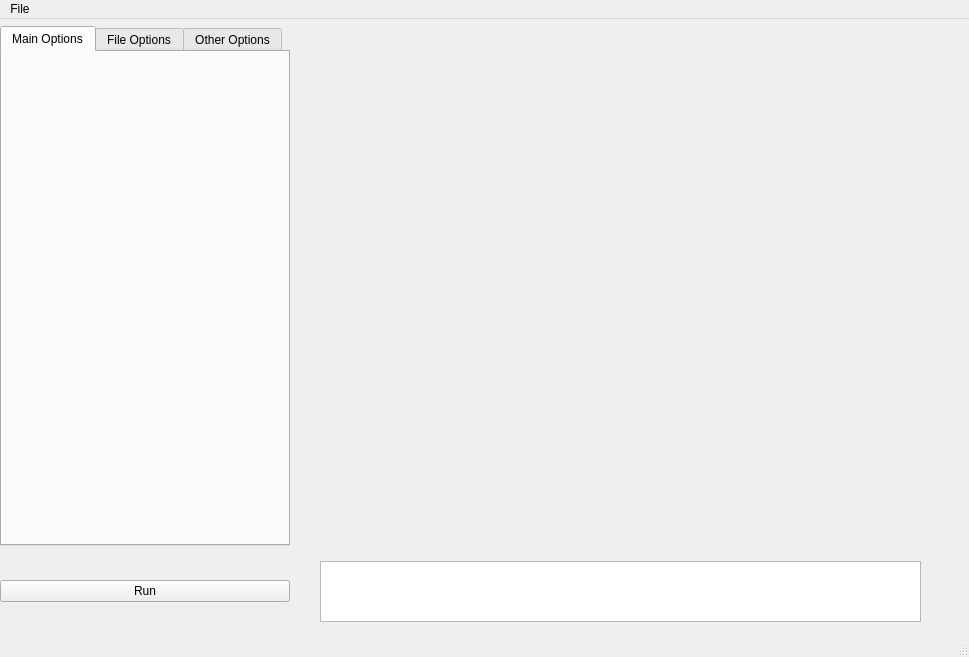
<?xml version="1.0" encoding="UTF-8"?>
<ui version="4.0">
 <class>MainWindow</class>
 <widget class="QMainWindow" name="MainWindow">
  <property name="geometry">
   <rect>
    <x>0</x>
    <y>0</y>
    <width>969</width>
    <height>657</height>
   </rect>
  </property>
  <property name="windowTitle">
   <string>MainWindow</string>
  </property>
  <widget class="QWidget" name="centralwidget">
   <widget class="QWidget" name="layoutWidget">
    <property name="geometry">
     <rect>
      <x>0</x>
      <y>0</y>
      <width>921</width>
      <height>610</height>
     </rect>
    </property>
    <layout class="QGridLayout" name="gridLayout">
     <property name="horizontalSpacing">
      <number>30</number>
     </property>
     <property name="verticalSpacing">
      <number>8</number>
     </property>
     <item row="0" column="0">
      <widget class="QTabWidget" name="option_tab">
       <property name="sizePolicy">
        <sizepolicy hsizetype="Fixed" vsizetype="Fixed">
         <horstretch>0</horstretch>
         <verstretch>0</verstretch>
        </sizepolicy>
       </property>
       <property name="minimumSize">
        <size>
         <width>200</width>
         <height>520</height>
        </size>
       </property>
       <property name="maximumSize">
        <size>
         <width>300</width>
         <height>520</height>
        </size>
       </property>
       <property name="currentIndex">
        <number>0</number>
       </property>
       <widget class="QWidget" name="main_opts">
        <attribute name="title">
         <string>Main Options</string>
        </attribute>
       </widget>
       <widget class="QWidget" name="file_opts">
        <property name="maximumSize">
         <size>
          <width>16777215</width>
          <height>16777215</height>
         </size>
        </property>
        <attribute name="title">
         <string>File Options</string>
        </attribute>
        <widget class="QPlainTextEdit" name="dir_path">
         <property name="geometry">
          <rect>
           <x>10</x>
           <y>20</y>
           <width>151</width>
           <height>31</height>
          </rect>
         </property>
         <property name="toolTip">
          <string>data is stored in directory DIR</string>
         </property>
         <property name="plainText">
          <string>./</string>
         </property>
        </widget>
        <widget class="QLabel" name="label">
         <property name="geometry">
          <rect>
           <x>10</x>
           <y>0</y>
           <width>59</width>
           <height>15</height>
          </rect>
         </property>
         <property name="text">
          <string>Data Dir</string>
         </property>
        </widget>
        <widget class="QLabel" name="label_2">
         <property name="geometry">
          <rect>
           <x>10</x>
           <y>60</y>
           <width>59</width>
           <height>15</height>
          </rect>
         </property>
         <property name="text">
          <string>Psifile</string>
         </property>
        </widget>
        <widget class="QPlainTextEdit" name="psi_path">
         <property name="geometry">
          <rect>
           <x>10</x>
           <y>80</y>
           <width>151</width>
           <height>31</height>
          </rect>
         </property>
         <property name="toolTip">
          <string>&lt;html&gt;&lt;head/&gt;&lt;body&gt;&lt;p&gt;the wavefunction is read FILE rather than from ./psi. The string FILE may be a relative or a full path-name &lt;/p&gt;&lt;/body&gt;&lt;/html&gt;</string>
         </property>
         <property name="plainText">
          <string/>
         </property>
        </widget>
        <widget class="QPlainTextEdit" name="pes_path">
         <property name="geometry">
          <rect>
           <x>10</x>
           <y>140</y>
           <width>151</width>
           <height>31</height>
          </rect>
         </property>
         <property name="toolTip">
          <string>&lt;html&gt;&lt;head/&gt;&lt;body&gt;&lt;p&gt;the PES is read from FILE rather than from ./oper. The string FILE may be a relative or a full path-name.&lt;/p&gt;&lt;/body&gt;&lt;/html&gt;</string>
         </property>
         <property name="plainText">
          <string/>
         </property>
        </widget>
        <widget class="QLabel" name="label_3">
         <property name="geometry">
          <rect>
           <x>10</x>
           <y>120</y>
           <width>59</width>
           <height>15</height>
          </rect>
         </property>
         <property name="text">
          <string>PES file</string>
         </property>
        </widget>
        <widget class="QPlainTextEdit" name="out_path">
         <property name="geometry">
          <rect>
           <x>10</x>
           <y>440</y>
           <width>151</width>
           <height>31</height>
          </rect>
         </property>
         <property name="toolTip">
          <string>The ouput is written to file FILE.pl rather than to ./surface.pl \n                            The string FILE may be a relative or a full path-name.</string>
         </property>
         <property name="plainText">
          <string>surface </string>
         </property>
        </widget>
        <widget class="QLabel" name="label_4">
         <property name="geometry">
          <rect>
           <x>10</x>
           <y>420</y>
           <width>71</width>
           <height>16</height>
          </rect>
         </property>
         <property name="text">
          <string>Output File</string>
         </property>
        </widget>
        <widget class="QLabel" name="label_5">
         <property name="geometry">
          <rect>
           <x>10</x>
           <y>370</y>
           <width>71</width>
           <height>16</height>
          </rect>
         </property>
         <property name="text">
          <string>Output Dir</string>
         </property>
        </widget>
        <widget class="QPlainTextEdit" name="out_dir">
         <property name="geometry">
          <rect>
           <x>10</x>
           <y>390</y>
           <width>151</width>
           <height>31</height>
          </rect>
         </property>
         <property name="toolTip">
          <string>The output is written to directory DIR. \n                            This is useful, \n                            if one has no right to write to the name directory. \n                            The directory DIR must exist. \n                            The string DIR may be a relative or a full path-name.</string>
         </property>
         <property name="plainText">
          <string/>
         </property>
        </widget>
       </widget>
       <widget class="QWidget" name="flag_tab">
        <property name="minimumSize">
         <size>
          <width>0</width>
          <height>0</height>
         </size>
        </property>
        <property name="locale">
         <locale language="C" country="AnyCountry"/>
        </property>
        <attribute name="title">
         <string>Other Options</string>
        </attribute>
        <widget class="QCheckBox" name="lshowpsi">
         <property name="geometry">
          <rect>
           <x>20</x>
           <y>20</y>
           <width>85</width>
           <height>21</height>
          </rect>
         </property>
         <property name="toolTip">
          <string>Only the OPER file is read, i.e. no wavefunction plotting.</string>
         </property>
         <property name="layoutDirection">
          <enum>Qt::LeftToRight</enum>
         </property>
         <property name="text">
          <string>lshowpsi</string>
         </property>
        </widget>
        <widget class="QCheckBox" name="lnopes">
         <property name="geometry">
          <rect>
           <x>20</x>
           <y>50</y>
           <width>85</width>
           <height>21</height>
          </rect>
         </property>
         <property name="toolTip">
          <string>The OPER file is not read, no potential plotting, no dia-&gt;ad trafo.</string>
         </property>
         <property name="text">
          <string>lnopes</string>
         </property>
        </widget>
        <widget class="QCheckBox" name="lrediab">
         <property name="geometry">
          <rect>
           <x>20</x>
           <y>80</y>
           <width>85</width>
           <height>21</height>
          </rect>
         </property>
         <property name="toolTip">
          <string>The raw adiabatic PES from a DD,calculation is plotted.</string>
         </property>
         <property name="text">
          <string>lrediab</string>
         </property>
        </widget>
        <widget class="QCheckBox" name="ldblocal">
         <property name="geometry">
          <rect>
           <x>20</x>
           <y>110</y>
           <width>85</width>
           <height>21</height>
          </rect>
         </property>
         <property name="toolTip">
          <string>The local rather than interpolated energy is plotted.</string>
         </property>
         <property name="locale">
          <locale language="C" country="AnyCountry"/>
         </property>
         <property name="text">
          <string>ldblocal</string>
         </property>
        </widget>
        <widget class="QCheckBox" name="lshowrst">
         <property name="geometry">
          <rect>
           <x>20</x>
           <y>150</y>
           <width>85</width>
           <height>21</height>
          </rect>
         </property>
         <property name="toolTip">
          <string>The restart file is read, rather than the psi file.</string>
         </property>
         <property name="locale">
          <locale language="C" country="AnyCountry"/>
         </property>
         <property name="text">
          <string>lshowrst</string>
         </property>
        </widget>
        <widget class="QCheckBox" name="lnw">
         <property name="geometry">
          <rect>
           <x>20</x>
           <y>180</y>
           <width>85</width>
           <height>21</height>
          </rect>
         </property>
         <property name="text">
          <string>lnw</string>
         </property>
        </widget>
        <widget class="QCheckBox" name="lpop2">
         <property name="geometry">
          <rect>
           <x>20</x>
           <y>220</y>
           <width>85</width>
           <height>21</height>
          </rect>
         </property>
         <property name="locale">
          <locale language="C" country="AnyCountry"/>
         </property>
         <property name="text">
          <string>lpop2</string>
         </property>
        </widget>
        <widget class="QCheckBox" name="lpop2all">
         <property name="geometry">
          <rect>
           <x>20</x>
           <y>260</y>
           <width>85</width>
           <height>21</height>
          </rect>
         </property>
         <property name="text">
          <string>lpop2all</string>
         </property>
        </widget>
        <widget class="QSpinBox" name="ncut">
         <property name="geometry">
          <rect>
           <x>160</x>
           <y>40</y>
           <width>91</width>
           <height>24</height>
          </rect>
         </property>
         <property name="toolTip">
          <string>Only the first num WFs are read from psi-file.</string>
         </property>
         <property name="minimum">
          <number>0</number>
         </property>
         <property name="maximum">
          <number>10000000</number>
         </property>
         <property name="value">
          <number>999999</number>
         </property>
        </widget>
        <widget class="QLabel" name="label_6">
         <property name="geometry">
          <rect>
           <x>160</x>
           <y>20</y>
           <width>59</width>
           <height>15</height>
          </rect>
         </property>
         <property name="text">
          <string>ncut</string>
         </property>
        </widget>
        <widget class="QSpinBox" name="nskip">
         <property name="geometry">
          <rect>
           <x>160</x>
           <y>90</y>
           <width>91</width>
           <height>24</height>
          </rect>
         </property>
         <property name="toolTip">
          <string>The first m WFs are skipped</string>
         </property>
         <property name="minimum">
          <number>0</number>
         </property>
         <property name="maximum">
          <number>10000000</number>
         </property>
         <property name="value">
          <number>0</number>
         </property>
        </widget>
        <widget class="QLabel" name="label_7">
         <property name="geometry">
          <rect>
           <x>160</x>
           <y>70</y>
           <width>59</width>
           <height>15</height>
          </rect>
         </property>
         <property name="frameShadow">
          <enum>QFrame::Sunken</enum>
         </property>
         <property name="text">
          <string>nskip</string>
         </property>
        </widget>
        <widget class="QSpinBox" name="step">
         <property name="geometry">
          <rect>
           <x>160</x>
           <y>140</y>
           <width>91</width>
           <height>24</height>
          </rect>
         </property>
         <property name="toolTip">
          <string>Only every step's WF will be processed.</string>
         </property>
         <property name="minimum">
          <number>0</number>
         </property>
         <property name="maximum">
          <number>10000000</number>
         </property>
         <property name="value">
          <number>1</number>
         </property>
        </widget>
        <widget class="QLabel" name="label_8">
         <property name="geometry">
          <rect>
           <x>160</x>
           <y>120</y>
           <width>59</width>
           <height>15</height>
          </rect>
         </property>
         <property name="frameShadow">
          <enum>QFrame::Sunken</enum>
         </property>
         <property name="text">
          <string>step</string>
         </property>
        </widget>
       </widget>
      </widget>
     </item>
     <item row="0" column="1">
      <widget class="QLabel" name="graph_canvas">
       <property name="sizePolicy">
        <sizepolicy hsizetype="Fixed" vsizetype="Fixed">
         <horstretch>0</horstretch>
         <verstretch>0</verstretch>
        </sizepolicy>
       </property>
       <property name="minimumSize">
        <size>
         <width>601</width>
         <height>491</height>
        </size>
       </property>
       <property name="maximumSize">
        <size>
         <width>601</width>
         <height>491</height>
        </size>
       </property>
       <property name="text">
        <string/>
       </property>
       <property name="pixmap">
        <pixmap>test1_01.png</pixmap>
       </property>
       <property name="scaledContents">
        <bool>true</bool>
       </property>
      </widget>
     </item>
     <item row="2" column="1">
      <widget class="QTextBrowser" name="info_txt">
       <property name="sizePolicy">
        <sizepolicy hsizetype="Fixed" vsizetype="Fixed">
         <horstretch>0</horstretch>
         <verstretch>0</verstretch>
        </sizepolicy>
       </property>
       <property name="minimumSize">
        <size>
         <width>601</width>
         <height>61</height>
        </size>
       </property>
       <property name="maximumSize">
        <size>
         <width>601</width>
         <height>61</height>
        </size>
       </property>
      </widget>
     </item>
     <item row="2" column="0">
      <widget class="QPushButton" name="run_button">
       <property name="text">
        <string>Run</string>
       </property>
      </widget>
     </item>
    </layout>
   </widget>
  </widget>
  <widget class="QMenuBar" name="menubar">
   <property name="geometry">
    <rect>
     <x>0</x>
     <y>0</y>
     <width>969</width>
     <height>23</height>
    </rect>
   </property>
   <widget class="QMenu" name="menuFile">
    <property name="title">
     <string>File</string>
    </property>
    <addaction name="actionOpen_FIle"/>
    <addaction name="actionExit"/>
   </widget>
   <addaction name="menuFile"/>
  </widget>
  <widget class="QStatusBar" name="statusbar"/>
  <action name="actionExit">
   <property name="text">
    <string>Exit</string>
   </property>
  </action>
  <action name="actionOpen_FIle">
   <property name="text">
    <string>Open File</string>
   </property>
  </action>
 </widget>
 <resources/>
 <connections>
  <connection>
   <sender>actionExit</sender>
   <signal>triggered()</signal>
   <receiver>MainWindow</receiver>
   <slot>close()</slot>
   <hints>
    <hint type="sourcelabel">
     <x>-1</x>
     <y>-1</y>
    </hint>
    <hint type="destinationlabel">
     <x>399</x>
     <y>299</y>
    </hint>
   </hints>
  </connection>
 </connections>
</ui>
